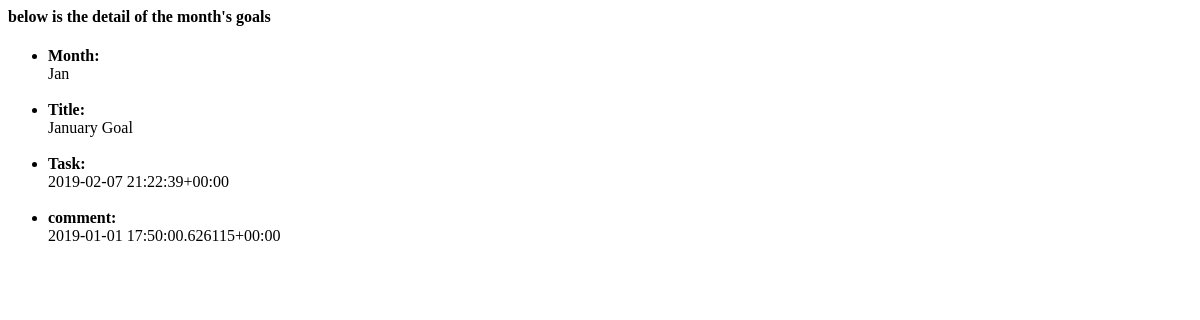
/todo/monthly_goal/2/, run on an earlier commit of the app's database.
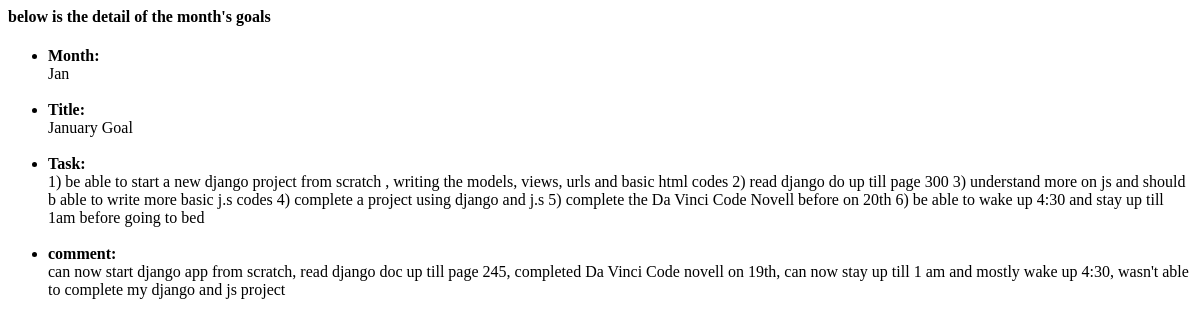
And on a later commit of the database.
### todo/models.py (models this page shows, shortened)
class MonthlyGoal(models.Model):
  title = models.CharField(max_length = 100)
  month = models.CharField(max_length = 10, choices = months)
  goals= models.TextField( max_length = 1000)
  comments = models.TextField(max_length = 500, blank = True)

### todo/views.py (the view)
# urls.py: path('monthly_goal/<int:pk>/', views.MonthlyGoalDetailView.as_view(), name = 'month_goal_detail'),
class MonthlyGoalDetailView(generic.DetailView):
  model = MonthlyGoal
  template_name = 'todo/monthly_goal.html'

### todo/templates/todo/monthly_goal.html
<h4>below is the detail of the month's goals</h4>
<ul>
  <li><b>Month: </b> <br> {{ monthlygoal.month }} </li>
  <br>
  <li><b>Title: </b> <br> {{monthlygoal.title}} </li><br>
  <li><b>Task: </b> <br> {{monthlygoal.goals}}</li><br>
  <li><b>comment:</b><br> {{monthlygoal.comments}} </li>
</ul>

What changed in the data, as far as the page shows it:
changed MonthlyGoal "Jan": goals "2019-02-07 21:22:39+00:00" → "1) be able to start a new django project from scratch , writing the models, views, urls and basic html codes 2) read django do up till page 300 3) understand more on js and should b able to write more basic j.s codes 4) complete a project using django and j.s 5) complete the Da Vinci Code Novell before on 20th 6) be able to wake up 4:30 and stay up till 1am before going to bed"; comments "2019-01-01 17:50:00.626115+00:00" → "can now start django app from scratch, read django doc up till page 245, completed Da Vinci Code novell on 19th, can now stay up till 1 am and mostly wake up 4:30, wasn't able to complete my django and js project"
